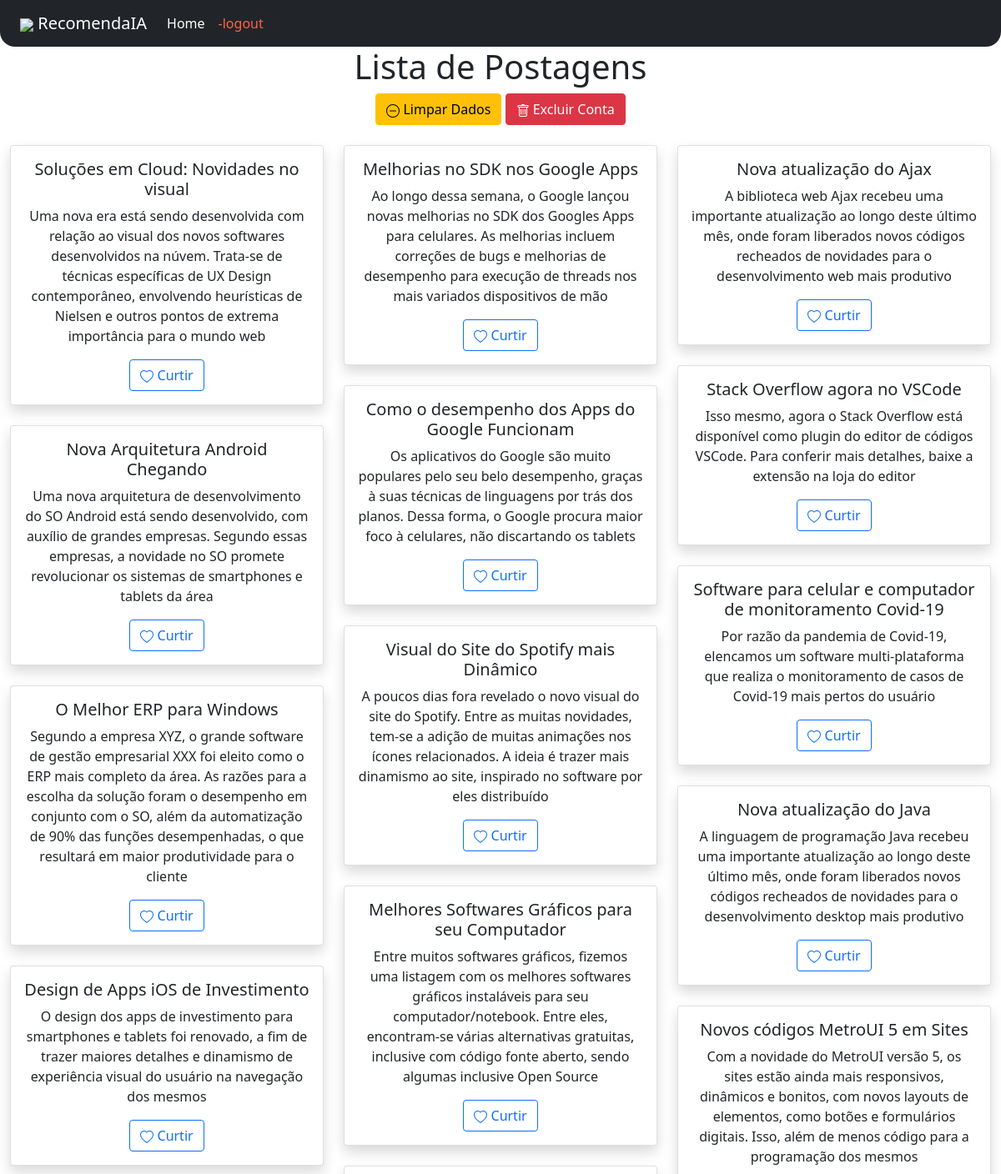
The app's page /painel.php (upper part) with its own data.
### tables this page shows
CREATE TABLE postagem (
    id INT AUTO_INCREMENT PRIMARY KEY,
    titulo VARCHAR(300) NOT NULL,
    descricao VARCHAR(3000) NOT NULL,
    frontend BOOLEAN NOT NULL DEFAULT 0,
    backend BOOLEAN NOT NULL DEFAULT 0,
    desktop BOOLEAN NOT NULL DEFAULT 0,
    mobile BOOLEAN NOT NULL DEFAULT 0,
    web BOOLEAN NOT NULL DEFAULT 0
);

### painel.php (the view, shortened to what this page needs)
<?php require_once 'cabecalho.php'; ?>
<div class="row">
    <div class="col-sm-12" id="navbar">
        <nav class="navbar navbar-expand-lg navbar-dark bg-dark" id="menu">
            <div class="container-fluid">
                <a class="navbar-brand" href="painel.php"><img src="https://img.icons8.com/color/24/000000/artificial-intelligence.png"/> RecomendaIA</a>
                <div class="collapse navbar-collapse" id="navbarNav">
                    <ul class="navbar-nav">
                        <li class="nav-item"><a class="nav-link active" aria-current="page" href="painel.php">Home</a></li>
                        <li class="nav-item"><a class="nav-link" href="logout.php" id="logout"><?=$_SESSION['nome']?>-logout</a></li>
                    </ul>
                </div>
            </div>
        </nav>
    </div>
</div>
<div class="row">
    <div class="col-sm-12 text-center">
        <h1>Lista de Postagens</h1>
        <a href="limparDados.php" class="btn btn-warning"><svg xmlns='http://www.w3.org/2000/svg' width='1em' height='1em' fill='currentColor' class='bi bi-dash-circle' viewBox='0 0 16 16'><path d='M8 15A7 7 0 1 1 8 1a7 7 0 0 1 0 14zm0 1A8 8 0 1 0 8 0a8 8 0 0 0 0 16z'/><path d='M4 8a.5.5 0 0 1 .5-.5h7a.5.5 0 0 1 0 1h-7A.5.5 0 0 1 4 8z'/></svg> Limpar Dados</a>
        <a href="excluirConta.php" class="btn btn-danger"> Excluir Conta</a>
        <?php
            $r = $db->prepare("SELECT COUNT(idUsuario) FROM usuario_postagem WHERE idUsuario=?");
            $r->execute(array($_SESSION['id']));
            $linhas = $r->fetchAll(PDO::FETCH_ASSOC);
            foreach($linhas as $l) {
                $curtidas = $l['COUNT(idUsuario)'];
            }
        ?>
        <br>
    </div>
    <div class="col-sm-4">
        <?php
            $r = $db->query("SELECT * FROM postagem WHERE id<=10");
            $linhas = $r->fetchAll(PDO::FETCH_ASSOC);
            foreach($linhas as $l) {
                echo "
                    <br>
                    <div class='card text-center shadow bg-body rounded'>
                        <div class='card-body'>
                            <h5 class='card-title'>".$l['titulo']."</h5>
                            <p class='card-text'>".$l['descricao']."</p>
                ";
                            if($curtidas!=7) {echo "<a href='curtirPostagem.php?idPostagem=".$l['id']."' class='btn btn-outline-primary'><svg xmlns='http://www.w3.org/2000/svg' width='1em' height='1em' fill='currentColor' class='bi bi-heart' viewBox='0 0 16 16'><path d='M8 2.748l-.717-.737C5.6.281 2.514.878 1.4 3.053c-.523 1.023-.641 2.5.314 4.385.92 1.815 2.834 3.989 6.286 6.357 3.452-2.368 5.365-4.542 6.286-6.357.955-1.886.838-3.362.314-4.385C13.486.878 10.4.28 8.717 2.01L8 2.748zM8 15C-7.333 4.868 3.279-3.04 7.824 1.143c.06.055.119.112.176.171a3.12 3.12 0 0 1 .176-.17C12.72-3.042 23.333 4.867 8 15z'/></svg> Curtir</a>";}
                echo "
                        </div>
                    </div>
                ";
            }
        ?>
    </div>
    <div class="col-sm-4">
        <?php
            $r = $db->query("SELECT * FROM postagem WHERE id>10 AND id<=20");
            $linhas = $r->fetchAll(PDO::FETCH_ASSOC);
            foreach($linhas as $l) {
                echo "
                    <br>
                    <div class='card text-center shadow bg-body rounded'>
                        <div class='card-body'>
                            <h5 class='card-title'>".$l['titulo']."</h5>
                            <p class='card-text'>".$l['descricao']."</p>
                ";
                            if($curtidas!=7) {echo "<a href='curtirPostagem.php?idPostagem=".$l['id']."' class='btn btn-outline-primary'><svg xmlns='http://www.w3.org/2000/svg' width='1em' height='1em' fill='currentColor' class='bi bi-heart' viewBox='0 0 16 16'><path d='M8 2.748l-.717-.737C5.6.281 2.514.878 1.4 3.053c-.523 1.023-.641 2.5.314 4.385.92 1.815 2.834 3.989 6.286 6.357 3.452-2.368 5.365-4.542 6.286-6.357.955-1.886.838-3.362.314-4.385C13.486.878 10.4.28 8.717 2.01L8 2.748zM8 15C-7.333 4.868 3.279-3.04 7.824 1.143c.06.055.119.112.176.171a3.12 3.12 0 0 1 .176-.17C12.72-3.042 23.333 4.867 8 15z'/></svg> Curtir</a>";}
                echo "
                        </div>
                    </div>
                ";
            }
        ?>
    </div>
    <div class="col-sm-4">
        <?php
            $r = $db->query("SELECT * FROM postagem WHERE id>20 AND id<=30");
            $linhas = $r->fetchAll(PDO::FETCH_ASSOC);
            foreach($linhas as $l) {
                echo "
                    <br>
                    <div class='card text-center shadow bg-body rounded'>
                        <div class='card-body'>
                            <h5 class='card-title'>".$l['titulo']."</h5>
                            <p class='card-text'>".$l['descricao']."</p>
                ";
                            if($curtidas!=7) {echo "<a href='curtirPostagem.php?idPostagem=".$l['id']."' class='btn btn-outline-primary'><svg xmlns='http://www.w3.org/2000/svg' width='1em' height='1em' fill='currentColor' class='bi bi-heart' viewBox='0 0 16 16'><path d='M8 2.748l-.717-.737C5.6.281 2.514.878 1.4 3.053c-.523 1.023-.641 2.5.314 4.385.92 1.815 2.834 3.989 6.286 6.357 3.452-2.368 5.365-4.542 6.286-6.357.955-1.886.838-3.362.314-4.385C13.486.878 10.4.28 8.717 2.01L8 2.748zM8 15C-7.333 4.868 3.279-3.04 7.824 1.143c.06.055.119.112.176.171a3.12 3.12 0 0 1 .176-.17C12.72-3.042 23.333 4.867 8 15z'/></svg> Curtir</a>";}
                echo "
                        </div>
                    </div>
                ";
            }
        ?>
    </div>
</div>
<?php require_once 'rodape.php'; ?>

### cabecalho.php (shortened to what this page needs)
<!DOCTYPE html>
<html lang="pt-br">
<head>
    <link href="https://cdn.jsdelivr.net/npm/bootstrap@5.0.0-beta2/dist/css/bootstrap.min.css" rel="stylesheet">
    <link rel="stylesheet" href="estilo.css">
</head>
<body>
<div class="container-fluid">

### rodape.php (shortened to what this page needs)
</div>
</body>
</html>

### estilo.css (style rules this page uses)
#navbar { padding: 0%; }
#menu { border-radius: 0px 0px 18px 18px; }
#logout { color: tomato; }
* { box-sizing: border-box; }

### records on screen
postagem: titulo "Soluções em Cloud: Novidades no visual", descricao "Uma nova era está sendo desenvolvida com relação ao visual dos novos softwares desenvolvidos na núvem. Trata-se de técnicas específicas de UX Design contemporâneo, envolvendo heurísticas de Nielsen e outros pontos de extrema importância para o mundo web"
postagem: titulo "Nova Arquitetura Android Chegando", descricao "Uma nova arquitetura de desenvolvimento do SO Android está sendo desenvolvido, com auxílio de grandes empresas. Segundo essas empresas, a novidade no SO promete revolucionar os sistemas de smartphones e tablets da área"
postagem: titulo "O Melhor ERP para Windows", descricao "Segundo a empresa XYZ, o grande software de gestão empresarial XXX foi eleito como o ERP mais completo da área. As razões para a escolha da solução foram o desempenho em conjunto com o SO, além da automatização de 90% das funções desempenhadas, o que resultará em maior produtividade para o cliente"
postagem: titulo "Design de Apps iOS de Investimento", descricao "O design dos apps de investimento para smartphones e tablets foi renovado, a fim de trazer maiores detalhes e dinamismo de experiência visual do usuário na navegação dos mesmos"
postagem: titulo "Melhorias no SDK nos Google Apps", descricao "Ao longo dessa semana, o Google lançou novas melhorias no SDK dos Googles Apps para celulares. As melhorias incluem correções de bugs e melhorias de desempenho para execução de threads nos mais variados dispositivos de mão"
postagem: titulo "Como o desempenho dos Apps do Google Funcionam", descricao "Os aplicativos do Google são muito populares pelo seu belo desempenho, graças à suas técnicas de linguagens por trás dos planos. Dessa forma, o Google procura maior foco à celulares, não discartando os tablets"
postagem: titulo "Visual do Site do Spotify mais Dinâmico", descricao "A poucos dias fora revelado o novo visual do site do Spotify. Entre as muitas novidades, tem-se a adição de muitas animações nos ícones relacionados. A ideia é trazer mais dinamismo ao site, inspirado no software por eles distribuído"
postagem: titulo "Melhores Softwares Gráficos para seu Computador", descricao "Entre muitos softwares gráficos, fizemos uma listagem com os melhores softwares gráficos instaláveis para seu computador/notebook. Entre eles, encontram-se várias alternativas gratuitas, inclusive com código fonte aberto, sendo algumas inclusive Open Source"
postagem: titulo "Nova atualização do Ajax", descricao "A biblioteca web Ajax recebeu uma importante atualização ao longo deste último mês, onde foram liberados novos códigos recheados de novidades para o desenvolvimento web mais produtivo"
postagem: titulo "Stack Overflow agora no VSCode", descricao "Isso mesmo, agora o Stack Overflow está disponível como plugin do editor de códigos VSCode. Para conferir mais detalhes, baixe a extensão na loja do editor"
postagem: titulo "Software para celular e computador de monitoramento Covid-19", descricao "Por razão da pandemia de Covid-19, elencamos um software multi-plataforma que realiza o monitoramento de casos de Covid-19 mais pertos do usuário"
postagem: titulo "Nova atualização do Java", descricao "A linguagem de programação Java recebeu uma importante atualização ao longo deste último mês, onde foram liberados novos códigos recheados de novidades para o desenvolvimento desktop mais produtivo"
postagem: titulo "Novos códigos MetroUI 5 em Sites", descricao "Com a novidade do MetroUI versão 5, os sites estão ainda mais responsivos, dinâmicos e bonitos, com novos layouts de elementos, como botões e formulários digitais. Isso, além de menos código para a programação dos mesmos"
